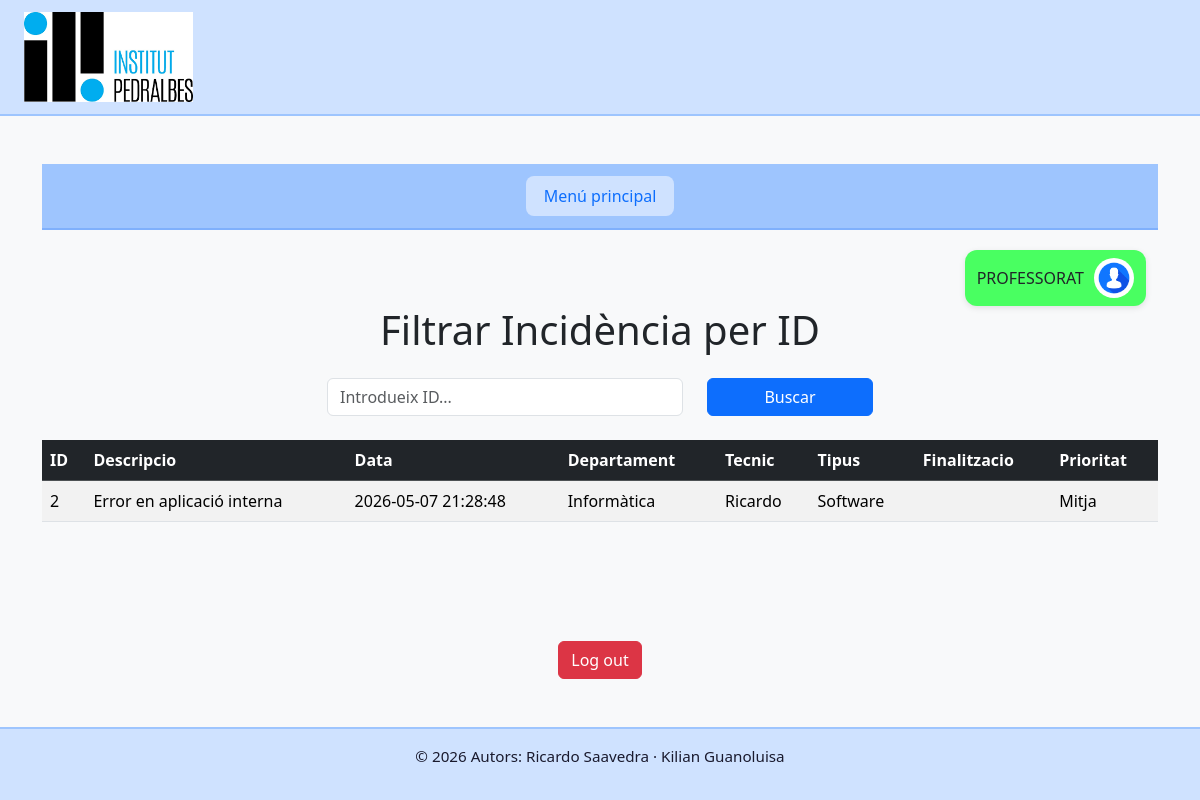
The page /role/user/findByIdIncidence.php?id=2 on the database its author committed.
### tables this page shows
CREATE TABLE INCIDENCIA (
    idIncidencia INT AUTO_INCREMENT PRIMARY KEY,
    descripcio VARCHAR(2000),
    data TIMESTAMP DEFAULT CURRENT_TIMESTAMP,
    idDepartament INT,
    idTecnic INT,
    idTipus INT,
    dataFinalitzacio DATE,
    idPrioritat INT,
    FOREIGN KEY (idTecnic) REFERENCES TECNIC(idTecnic),
    FOREIGN KEY (idDepartament) REFERENCES DEPARTAMENT(idDepartament),
    FOREIGN KEY (idTipus) REFERENCES TIPUS(idTipus),
    FOREIGN KEY (idPrioritat) REFERENCES PRIORITAT(idPrioritat)
);

CREATE TABLE DEPARTAMENT (
    idDepartament INT AUTO_INCREMENT PRIMARY KEY,
    nom VARCHAR(200)
);

CREATE TABLE TECNIC (
    idTecnic INT AUTO_INCREMENT PRIMARY KEY,
    nom VARCHAR(200)
);

CREATE TABLE TIPUS (
    idTipus INT AUTO_INCREMENT PRIMARY KEY,
    nom VARCHAR(200)
);

CREATE TABLE PRIORITAT (
    idPrioritat INT AUTO_INCREMENT PRIMARY KEY,
    descripcio VARCHAR(100)
);

### src/role/user/findByIdIncidence.php (the view)
<?php include '../../structure/header.php';
$mysqli = include_once "../../connexio.php";
$incidencia = null;
if (isset($_GET["id"])) {
    $id = $_GET["id"];
    $stmt = $mysqli->prepare("
        SELECT
            i.idIncidencia,
            i.descripcio,
            i.data,
            d.nom AS departament,
            t.nom AS tecnic,
            tp.nom AS tipus,
            i.dataFinalitzacio,
            p.descripcio AS prioritat
        FROM INCIDENCIA i
        LEFT JOIN DEPARTAMENT d
            ON i.idDepartament = d.idDepartament
        LEFT JOIN TECNIC t
            ON i.idTecnic = t.idTecnic
        LEFT JOIN TIPUS tp
            ON i.idTipus = tp.idTipus
        LEFT JOIN PRIORITAT p
            ON i.idPrioritat = p.idPrioritat
        WHERE i.idIncidencia = ?
    ");
    $stmt->bind_param("i", $id);
    $stmt->execute();
    $resultado = $stmt->get_result();
    $incidencia = $resultado->fetch_assoc();
}
?>
<main class="container mt-5">
    <?php include '../../structure/userStructure/navBarUser.php'; ?>
    <h1 class="mb-4 text-center">Filtrar Incidència per ID</h1>
    <form method="GET" class="row justify-content-center mb-4">
        <div class="col-md-4">
            <input type="number" name="id" class="form-control" placeholder="Introdueix ID..." required>
        </div>
        <div class="col-md-2">
            <button type="submit" class="btn btn-primary w-100">Buscar</button>
        </div>
    </form>
    <?php if ($incidencia) { ?>
        <div class="table-responsive">
            <table class="table table-striped table-hover">
                <thead class="table-dark">
                    <tr>
                        <th>ID</th>
                        <th>Descripcio</th>
                        <th>Data</th>
                        <th>Departament</th>
                        <th>Tecnic</th>
                        <th>Tipus</th>
                        <th>Finalitzacio</th>
                        <th>Prioritat</th>
                    </tr>
                </thead>
                <tbody>
                    <tr>
                        <td><?php echo $incidencia["idIncidencia"] ?></td>
                        <td><?php echo $incidencia["descripcio"] ?></td>
                        <td><?php echo $incidencia["data"] ?></td>
                        <td><?php echo $incidencia["departament"] ?></td>
                        <td><?php echo $incidencia["tecnic"] ?></td>
                        <td><?php echo $incidencia["tipus"] ?></td>
                        <td><?php echo $incidencia["dataFinalitzacio"] ?></td>
                        <td><?php echo $incidencia["prioritat"] ?></td>
                    </tr>
                </tbody>
            </table>
        </div>
    <?php } elseif (isset($_GET["id"])) { ?>
        <div class="alert alert-danger text-center">
            No s'ha trobat cap incidència amb aquest ID.
        </div>
    <?php } ?>
</main>
<?php include '../../structure/logOut.php'; ?>
<?php include '../../structure/footer.php'; ?>

### src/css/style.css (style rules this page uses)
body { background-color: #f8f9fa; min-height: 100vh; display: flex; flex-direction: column; }
main { flex: 1; }

### rows shown on the page
incidencia: idIncidencia "2", descripcio "Error en aplicació interna", data "2026-05-07 21:28:48", idDepartament.nom "Informàtica", idTecnic.nom "Ricardo", idTipus.nom "Software", idPrioritat.descripcio "Mitja"
